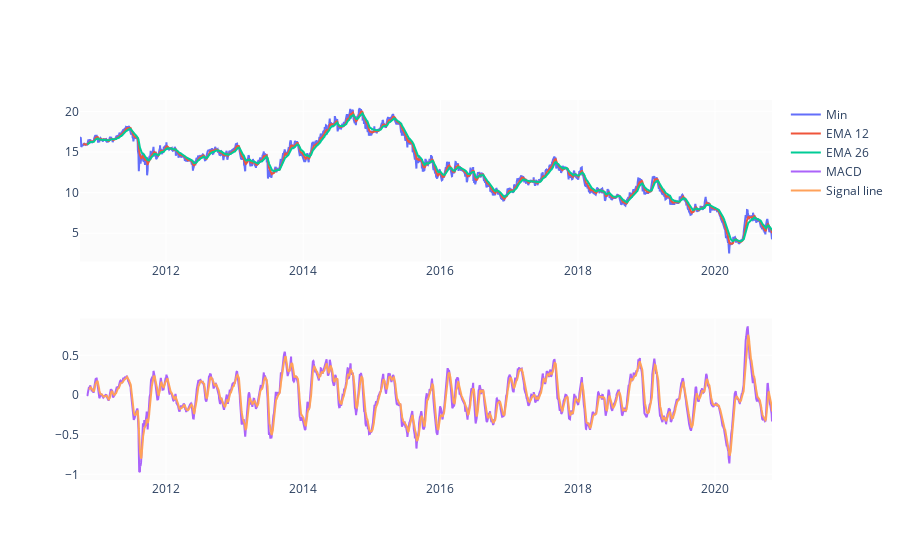

Write notebook code for a chart like this one.
### Markdown cell above
### MACD

### Code cell
for label in ['Otwarcie', 'Zamknięcie', 'Maks', 'Min']:
    new_col = '{}_EMA_9'.format(label)
    df[new_col] = df[label].rolling(5).mean().shift()
    new_col = '{}_SMA_10'.format(label)
    df[new_col] = df[label].rolling(10).mean().shift()
    EMA_12 = pd.Series(df[label].ewm(span=12, min_periods=12).mean())
    EMA_26 = pd.Series(df[label].ewm(span=26, min_periods=26).mean())
    new_col = '{}_MACD'.format(label)
    df[new_col] = pd.Series(EMA_12 - EMA_26)
    new_col1 = '{}_MACD_signal'.format(label)
    df[new_col1] = pd.Series(df[new_col].ewm(span=9, min_periods=9).mean())

fig = make_subplots(rows=2, cols=1)
fig.add_trace(go.Scatter(x=df.Data, y=df.Min, name='Min'), row=1, col=1)
fig.add_trace(go.Scatter(x=df.Data, y=EMA_12, name='EMA 12'), row=1, col=1)
fig.add_trace(go.Scatter(x=df.Data, y=EMA_26, name='EMA 26'), row=1, col=1)
fig.add_trace(go.Scatter(x=df.Data, y=df['Min_MACD'], name='MACD'), row=2, col=1)
fig.add_trace(go.Scatter(x=df.Data, y=df['Min_MACD_signal'], name='Signal line'), row=2, col=1)
fig.show()

### Figure 1 — Plotly figure (JSON) as saved in the notebook; plotly's stock layout.template omitted (floating-point values rounded to 4 significant figures; data arrays with more than 128 entries replaced by an {"elided": "..."} marker saying what was removed)
{"data": [{"name": "Min", "type": "scatter", "x": {"elided": "2523 str values"}, "xaxis": "x", "y": {"elided": "2523 float values"}, "yaxis": "y"}, {"name": "EMA 12", "type": "scatter", "x": {"elided": "2523 str values"}, "xaxis": "x", "y": {"elided": "2523 float values"}, "yaxis": "y"}, {"name": "EMA 26", "type": "scatter", "x": {"elided": "2523 str values"}, "xaxis": "x", "y": {"elided": "2523 float values"}, "yaxis": "y"}, {"name": "MACD", "type": "scatter", "x": {"elided": "2523 str values"}, "xaxis": "x2", "y": {"elided": "2523 float values"}, "yaxis": "y2"}, {"name": "Signal line", "type": "scatter", "x": {"elided": "2523 str values"}, "xaxis": "x2", "y": {"elided": "2523 float values"}, "yaxis": "y2"}], "layout": {"xaxis": {"anchor": "y", "domain": [0, 1]}, "xaxis2": {"anchor": "y2", "domain": [0, 1]}, "yaxis": {"anchor": "x", "domain": [0.575, 1]}, "yaxis2": {"anchor": "x2", "domain": [0, 0.425]}}}
